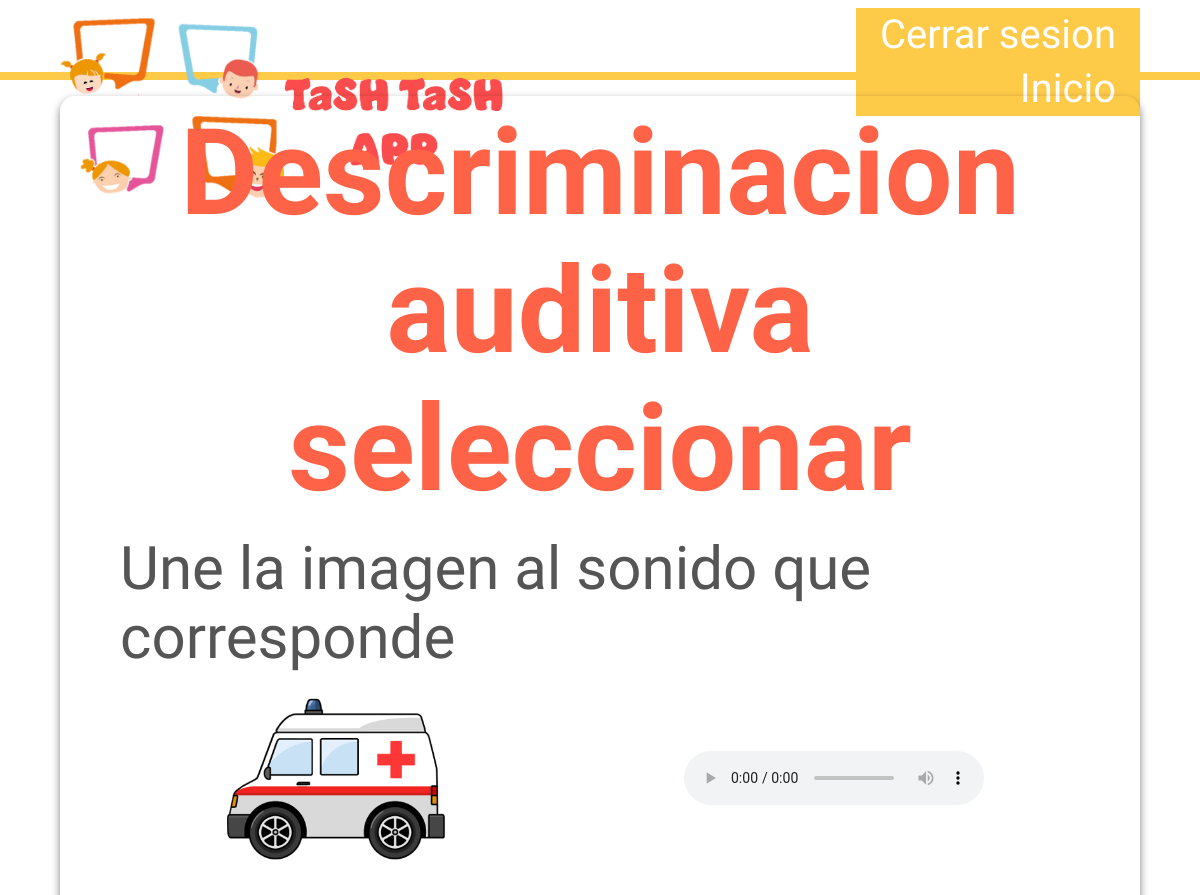
The app's page /discriminacion_auditiva/discriminacion_auditiva_seleccionar/ (signed in), older data.
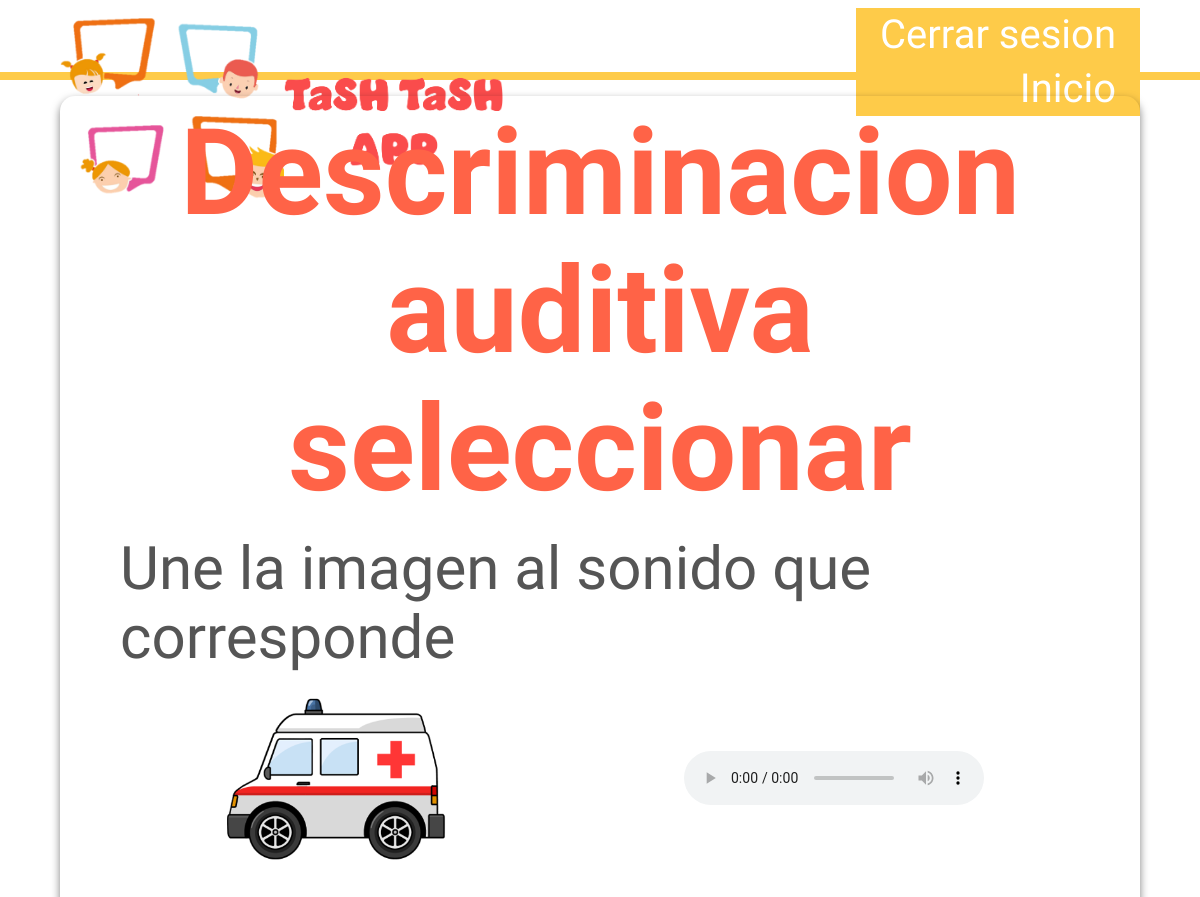
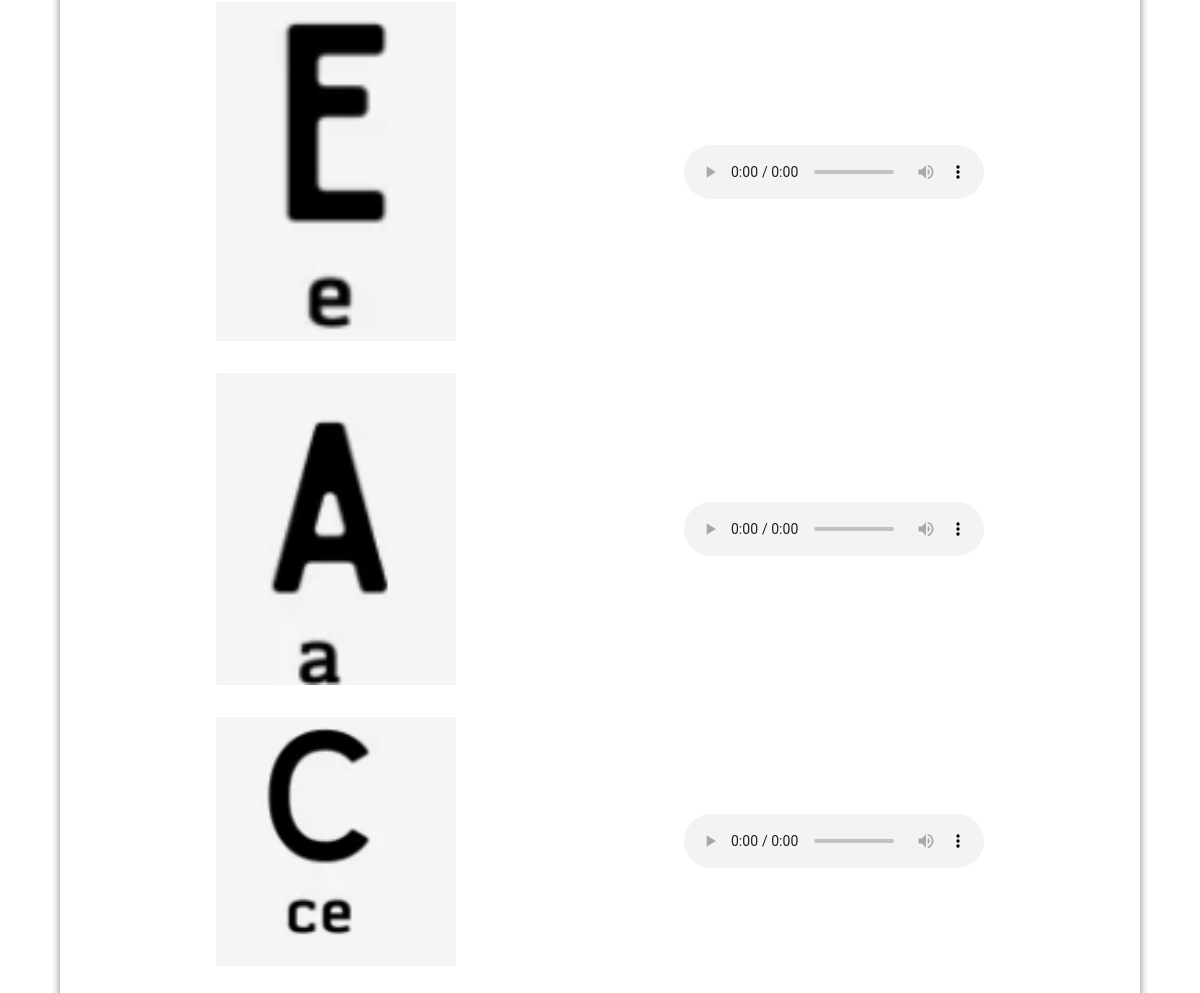
The same page, newer data (2 pictures, top to bottom).
### discriminacion_auditiva/models.py (models this page shows, shortened)
class Discriminacion_auditiva_seleccionar_info(models.Model):
    nombre= models.TextField(max_length=100, verbose_name="nombre")
    imagen = models.ImageField(upload_to='fotos/', null=False, verbose_name="imagen")
    audio  = models.FileField(upload_to='audios/', null=False, verbose_name="audio")

### discriminacion_auditiva/views.py (the view)
class Discriminacion_auditiva_seleccionar_view(LoginRequiredMixin, ListView):
    model = Discriminacion_auditiva_seleccionar_info
    template_name = 'discriminacion_auditiva/discriminacion_auditiva_seleccionar.html'
    context_object_name = 'instrucciones'
    def get_queryset(self):
        model = Discriminacion_auditiva_seleccionar_info.objects.all()
        lista_model = list(model)
        longitud = len(lista_model)
        if longitud < 4:
            return model
        modulos_seleccionados = random.sample(range(1,longitud), 4)
        queryset = [registro for registro in lista_model if registro.id in modulos_seleccionados]
        lista_imagenes = []
        lista_aleatoria = random.sample(range(0,4), 4)
        for registro in queryset:
            lista_imagenes.append(registro.imagen)
        for imagen, orden in zip(lista_imagenes, lista_aleatoria):
            queryset[orden].imagen = imagen
        return queryset

### discriminacion_auditiva/templates/discriminacion_auditiva/discriminacion_auditiva_seleccionar.html (shortened to what this page needs)
{% extends "base.html" %}
{% load static %}
{% block extra_styles %}
    <link rel="stylesheet" href="{% static 'css/style_dis_auditiva_seleccionar.css' %}">
{% endblock extra_styles %}
{% block content %}
<div class="content">
    <h2>Descriminacion auditiva seleccionar</h2>
    <p>Une la imagen al sonido que corresponde </p>
    <ul>
    {% for instruccion in instrucciones %}
        <li>
            <img src="{{instruccion.imagen.url}}" alt="imagen">
            <audio controls>
                <source src="{{instruccion.audio.url}}" type="audio/mp3" >
            </audio>
        </li>
    {% endfor %}
</div>
{% endblock content %}

### templates/base.html (shortened to what this page needs)
<!DOCTYPE html>
<html>
<head>
    {% load static %}
    <link rel="stylesheet" href="{% static 'css/normalize.css' %}">
    <link rel="stylesheet" href="{% static 'css/base.css' %}">
    {% block extra_styles %}{% endblock extra_styles %}
</head>
<body>
    <nav>
        <div class="nav_logo">
            <img src="{% static 'images/logo.png' %}" alt="logo">
        </div>
        <div class="nav_buttons">
            {% if user.is_authenticated %}
                <form action="{% url 'logout' %}" method="post">
                    <button class="nav_button" type="submit">Cerrar sesion</button>
                </form>
                <a class="nav_button" href="{% url "perfil" %}">Inicio</a>
            {% else %}
                <a class="nav_button" href="{% url 'login' %}">Login</a>
                <a class="nav_  button" href="{% url "perfil" %}">Inicio</a>
            {% endif %}
        </div>
    </nav>
    <content>
        {% block content %}{% endblock %}
    </content>
</body>
</html>

### static/css/base.css (style rules this page uses)
:root { --color-titulo: #ff6347; --color-subtitulo: #ff8800; --color-parrafo: #555; --color-destacado: #ff0015; --font-size-titulo: 12rem; --font-size-subtitulo: 7rem; --font-size-parrafo: 6rem; --font-size-destacado: 8rem; }
* { margin: 0; padding: 0; box-sizing: border-box; font-family: "Concert One", cursive; }
html { font-size: 62.5%; }
nav { padding: 1vh 5vw; width: 100vw; height: 10vh; border-bottom: #fecb49 8px solid; display: flex; justify-content: space-between; }
.nav_logo img { width: 40vw; }
.nav_buttons { height: 8vh; display: flex; flex-direction: column; justify-content: space-evenly; }
.nav_button { font-size: 4rem; }
.nav_buttons form button { background-color: #fecb49; color: #fff; border: none; padding: 0.5vh 2vw; cursor: pointer; }
.nav_buttons a { text-decoration: none; background-color: #fecb49; color: #fff; border: none; padding: 0.5vh 2vw; cursor: pointer; text-align: end; }
content { display: flex; justify-content: center; align-items: center; }
.content { width: 90vw; border-radius: 15px; margin-top: 2vh; padding: 1vh 5vw; box-shadow: 0 4px 8px rgba(0, 0, 0, 0.5); display: flex; flex-direction: column; align-items: center; justify-content: space-evenly; }

### discriminacion_auditiva/static/css/style_dis_auditiva_seleccionar.css (style rules this page uses)
.content * { margin-bottom: 2vh; }
h2 { color: var(--color-titulo); font-size: var(--font-size-titulo); text-align: center; }
p { color: var(--color-parrafo); font-size: var(--font-size-parrafo);; }
ul { width: 80%; }
li { display: flex; justify-content: space-between; margin-bottom: 2vh; align-items: center; }
img { width: 20vw; }

Row changes from the older to the newer data that the page shows:
added Discriminacion_auditiva_seleccionar_info: shows a picture
added Discriminacion_auditiva_seleccionar_info: shows a picture
added Discriminacion_auditiva_seleccionar_info: shows a picture
